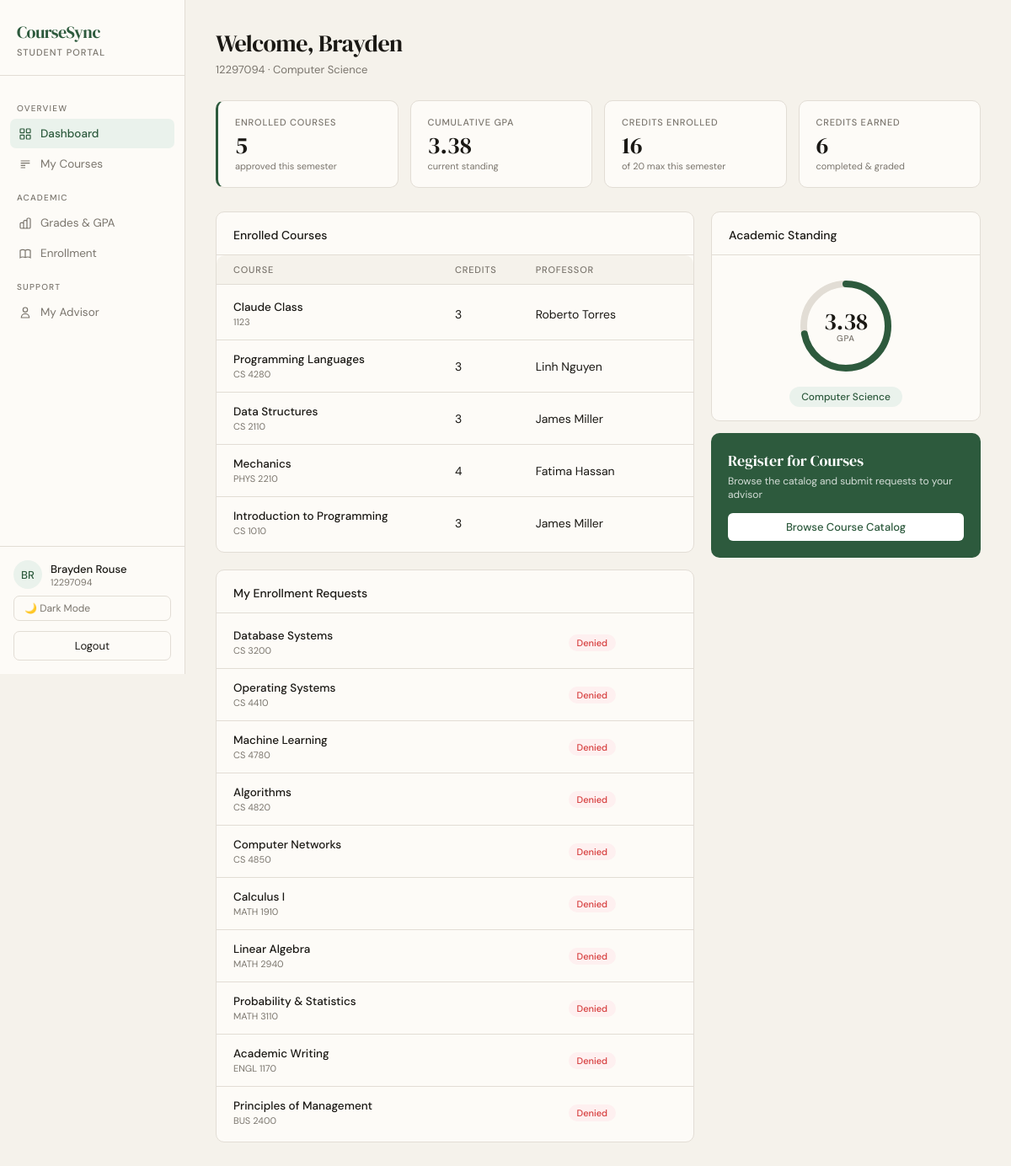
/student/ (signed in), run on the app's committed database.
### accounts/models.py (models this page shows, shortened)
class User(AbstractUser):
    class Roles(models.TextChoices):
        STUDENT = "student", "Student"
        TA = "ta", "Teaching Assistant"
        PROFESSOR = "professor", "Professor"
        ADVISOR = "advisor", "Advisor"
        REGISTRAR = "registrar", "Registrar"
        SYSADMIN = "sysadmin", "System Admin"
    role = models.CharField(max_length=20, choices=Roles.choices)
    university_id = models.CharField(max_length=20, unique=True, null=True, blank=True)

### academics/models.py (models this page shows, shortened)
class StudentProfile(models.Model):
    user = models.OneToOneField(User, on_delete=models.CASCADE, related_name="student_profile")
    major = models.CharField(max_length=100)
    gpa = models.DecimalField(max_digits=3, decimal_places=2, default=0.00)
    advisor = models.ForeignKey(
        User,
        on_delete=models.SET_NULL,
        null=True,
        blank=True,
        related_name="advisees",
        limit_choices_to={"role": "advisor"},
    )

class Enrollment(models.Model):
    class Status(models.TextChoices):
        PENDING = "pending", "Pending"
        APPROVED = "approved", "Approved"
        DENIED = "denied", "Denied"
        DROP_PENDING = "drop_pending", "Drop Pending"
    student = models.ForeignKey(
        User,
        on_delete=models.CASCADE,
        related_name="enrollments",
        limit_choices_to={"role": "student"},
    )
    course = models.ForeignKey(Course, on_delete=models.CASCADE, related_name="enrollments")
    status = models.CharField(max_length=20, choices=Status.choices, default=Status.PENDING)
    proposed_at = models.DateTimeField(auto_now_add=True)
    reviewed_by = models.ForeignKey(
        User,
        on_delete=models.SET_NULL,
        null=True,
        blank=True,
        related_name="reviewed_enrollments",
    )
    class Meta:
        unique_together = ("student", "course")

class Course(models.Model):
    code = models.CharField(max_length=20, unique=True)
    title = models.CharField(max_length=200)
    description = models.TextField(blank=True)
    credits = models.PositiveIntegerField(default=3)
    capacity = models.PositiveIntegerField(default=30)
    professor = models.ForeignKey(
        User,
        on_delete=models.SET_NULL,
        null=True,
        blank=True,
        related_name="courses_taught",
        limit_choices_to={"role": "professor"},
    )

### academics/views.py (the view)
# urls.py: path("student/", student_dashboard, name="student_dashboard"),
@login_required
@role_required("student", "ta")
def student_dashboard(request):
    if request.user.role == "ta":
        return redirect("ta_dashboard")
    approved = (
        Enrollment.objects.filter(student=request.user, status="approved")
        .select_related("course")
        .prefetch_related("course__assignments")
    )
    pending = (
        Enrollment.objects.filter(student=request.user, status="pending")
        .select_related("course")
    )
    denied = (
        Enrollment.objects.filter(student=request.user, status="denied")
        .select_related("course")
    )
    enrolled_course_ids = set(
        Enrollment.objects.filter(student=request.user)
        .exclude(status="denied")
        .values_list("course_id", flat=True)
    )
    available_courses = Course.objects.exclude(id__in=enrolled_course_ids).select_related("professor")
    credits_enrolled, credits_earned = _credit_counts(request.user)
    return render(request, "student.html", {
        "enrollments": approved,
        "pending_enrollments": pending,
        "denied_enrollments": denied,
        "available_courses": available_courses,
        "profile": getattr(request.user, "student_profile", None),
        "credits_enrolled": credits_enrolled,
        "credits_earned": credits_earned,
    })

### academics/views.py (called while the page is built)
def _credit_counts(student):
    approved = Enrollment.objects.filter(student=student, status="approved").select_related("course")
    credits_enrolled = sum(e.course.credits for e in approved)
    graded_ids = set(Grade.objects.filter(enrollment__in=approved, published=True).values_list("enrollment_id", flat=True))
    credits_earned = (
        sum(e.course.credits for e in approved if e.id in graded_ids)
        + sum(t.credits for t in TranscriptEntry.objects.filter(student=student))
    )
    return credits_enrolled, credits_earned

### templates/student.html (shortened to what this page needs)
{% load static %}
<!DOCTYPE html>
<html lang="en" data-theme="{{ request.session.theme|default:'light' }}">
<head>
  <link rel="stylesheet" href="{% static 'css/student.css' %}">
</head>
<body>
<div class="shell">
  <aside class="sidebar">
    <div class="brand">
      <div class="brand-mark">CourseSync</div>
      <div class="brand-role">Student Portal</div>
    </div>
    <nav class="nav">
      <div class="nav-section">Overview</div>
      <a class="nav-item active" href="{% url 'student_dashboard' %}">
        <svg class="nav-icon" fill="none" stroke="currentColor" stroke-width="1.8" viewBox="0 0 24 24"><rect x="3" y="3" width="7" height="7" rx="1"/><rect x="14" y="3" width="7" height="7" rx="1"/><rect x="3" y="14" width="7" height="7" rx="1"/><rect x="14" y="14" width="7" height="7" rx="1"/></svg>
        Dashboard
      </a>
      <a class="nav-item" href="{% url 'my_courses' %}">
        <svg class="nav-icon" fill="none" stroke="currentColor" stroke-width="1.8" viewBox="0 0 24 24"><path d="M4 6h16M4 10h16M4 14h8M4 18h8"/></svg>
        My Courses
      </a>
      <div class="nav-section">Academic</div>
      <a class="nav-item" href="{% url 'student_grades' %}">
        <svg class="nav-icon" fill="none" stroke="currentColor" stroke-width="1.8" viewBox="0 0 24 24"><path d="M9 19v-6a2 2 0 00-2-2H5a2 2 0 00-2 2v6a2 2 0 002 2h2a2 2 0 002-2zm0 0V9a2 2 0 012-2h2a2 2 0 012 2v10m-6 0a2 2 0 002 2h2a2 2 0 002-2m0 0V5a2 2 0 012-2h2a2 2 0 012 2v14a2 2 0 01-2 2h-2a2 2 0 01-2-2z"/></svg>
        Grades & GPA
      </a>
      <a class="nav-item" href="{% url 'enrollment_history' %}">
        Enrollment
      </a>
      <div class="nav-section">Support</div>
      <a class="nav-item" href="{% url 'my_advisor' %}">
        <svg class="nav-icon" fill="none" stroke="currentColor" stroke-width="1.8" viewBox="0 0 24 24"><path d="M16 7a4 4 0 11-8 0 4 4 0 018 0zM12 14a7 7 0 00-7 7h14a7 7 0 00-7-7z"/></svg>
        My Advisor
      </a>
    </nav>
    <div class="sidebar-footer">
      <div class="user-card">
        <div class="avatar">{{ request.user.first_name|default:request.user.username|slice:":1"|upper }}{{ request.user.last_name|slice:":1"|upper }}</div>
        <div>
          <div class="user-name">{{ request.user.get_full_name|default:request.user.username }}</div>
          <div class="user-id">{{ request.user.university_id|default:request.user.username }}</div>
        </div>
      </div>
      <form method="post" action="{% url 'set_theme' %}">
        {% if request.session.theme == "dark" %}
          <input type="hidden" name="theme" value="light">
          <button type="submit" class="theme-btn">☀ Light Mode</button>
        {% else %}
          <button type="submit" class="theme-btn">🌙 Dark Mode</button>
        {% endif %}
      </form>
      <form method="post" action="{% url 'logout' %}">
        <button type="submit" class="logout-btn">Logout</button>
      </form>
    </div>
  </aside>
  <main class="main">
    <div class="page-header">
      <div class="page-title">Welcome, {{ request.user.first_name|default:request.user.username }}</div>
      <div class="page-sub">{{ request.user.university_id|default:"" }}{% if profile %} · {{ profile.major }}{% endif %}</div>
    </div>
    <div class="stats">
      <div class="stat accent">
        <div class="stat-label">Enrolled Courses</div>
        <div class="stat-value">{{ enrollments|length }}</div>
        <div class="stat-sub">approved this semester</div>
      </div>
      <div class="stat">
        <div class="stat-label">Cumulative GPA</div>
        <div class="stat-value">{% if profile %}{{ profile.gpa }}{% else %}—{% endif %}</div>
        <div class="stat-sub">current standing</div>
      </div>
      <div class="stat">
        <div class="stat-label">Credits Enrolled</div>
        <div class="stat-value">{{ credits_enrolled }}</div>
        <div class="stat-sub">of 20 max this semester</div>
      </div>
      <div class="stat">
        <div class="stat-label">Credits Earned</div>
        <div class="stat-value">{{ credits_earned }}</div>
        <div class="stat-sub">completed &amp; graded</div>
      </div>
    </div>
    <div class="content-grid">
      <div>
        <div class="card" style="margin-bottom: 20px;">
          <div class="card-header">
            <span class="card-title">Enrolled Courses</span>
          </div>
          {% if enrollments %}
          <div class="col-header" style="grid-template-columns: 3fr 1fr 2fr">
            <span class="col-label">Course</span>
            <span class="col-label">Credits</span>
            <span class="col-label">Professor</span>
          </div>
          <div class="card-body">
            {% for enrollment in enrollments %}
            <div class="course-row" style="grid-template-columns: 3fr 1fr 2fr">
              <div>
                <div class="course-name">{{ enrollment.course.title }}</div>
                <div class="course-code">{{ enrollment.course.code }}</div>
              </div>
              <div>{{ enrollment.course.credits }}</div>
              <div>{{ enrollment.course.professor.get_full_name|default:"TBA" }}</div>
            </div>
            {% endfor %}
          </div>
          {% else %}
          <div style="padding:20px;color:var(--muted);font-size:13px;text-align:center">No approved enrollments yet. Request courses below.</div>
          {% endif %}
        </div>
        {% if pending_enrollments or denied_enrollments %}
        <div class="card" style="margin-bottom: 20px;">
          <div class="card-header">
            <span class="card-title">My Enrollment Requests</span>
          </div>
          <div class="card-body">
            {% for enrollment in denied_enrollments %}
            <div class="course-row" style="grid-template-columns: 3fr 1fr">
              <div>
                <div class="course-name">{{ enrollment.course.title }}</div>
                <div class="course-code">{{ enrollment.course.code }}</div>
              </div>
              <div><span class="status-pill pill-denied">Denied</span></div>
            </div>
            {% endfor %}
          </div>
        </div>
        {% endif %}
      </div>
      <div>
        <div class="card" style="margin-bottom: 14px;">
          <div class="card-header"><span class="card-title">Academic Standing</span></div>
          {% if profile %}
          <div class="gpa-display">
            <div class="gpa-ring">
              <svg width="120" height="120" viewBox="0 0 120 120">
                <circle cx="60" cy="60" r="50" fill="none" stroke="#E2DDD5" stroke-width="8"/>
                <circle cx="60" cy="60" r="50" fill="none" stroke="#2D5A3D" stroke-width="8" stroke-dasharray="226 314" stroke-linecap="round"/>
              </svg>
              <div class="gpa-center">
                <div class="gpa-number">{{ profile.gpa }}</div>
                <div class="gpa-label">GPA</div>
              </div>
            </div>
            <div class="standing-badge">{{ profile.major }}</div>
          </div>
          {% else %}
          <div style="padding:20px;color:var(--muted);font-size:13px;text-align:center">No academic profile found.</div>
          {% endif %}
        </div>
        <div class="enroll-card">
          <div class="enroll-title">Register for Courses</div>
          <div class="enroll-sub">Browse the catalog and submit requests to your advisor</div>
          <a href="{% url 'course_catalog' %}" class="enroll-btn" style="display:block;text-align:center;text-decoration:none">Browse Course Catalog</a>
        </div>
      </div>
    </div>
  </main>
</div>
</body>
</html>

### static/css/coursesync-core.css (style rules this page uses)
html { box-sizing: border-box; }
*, *::before, *::after { box-sizing: inherit; }
a { text-decoration: none; }
button, input, select, textarea { font: inherit; }
img, svg { max-width: 100%; }
.logout-btn { width: 100%; padding: 8px 12px; margin-top: 10px; border: 1px solid var(--border); border-radius: 7px; background: transparent; color: var(--text); font: inherit; cursor: pointer; transition: 0.15s ease; }

### data on the page
User: user.first_name "B", user.last_name "R", user.get_full_name "Brayden Rouse", user.university_id "12297094", user.first_name "Brayden"
StudentProfile: major "Computer Science", gpa "3.38"
Enrollment: course "Claude Class", course.code "1123", course.credits "3", course.professor.get_full_name "Roberto Torres"
Enrollment: course "Programming Languages", course.code "CS 4280", course.credits "3", course.professor.get_full_name "Linh Nguyen"
Enrollment: course "Data Structures", course.code "CS 2110", course.credits "3", course.professor.get_full_name "James Miller"
Enrollment: course "Mechanics", course.code "PHYS 2210", course.credits "4", course.professor.get_full_name "Fatima Hassan"
Enrollment: course "Introduction to Programming", course.code "CS 1010", course.credits "3", course.professor.get_full_name "James Miller"
Enrollment: course "Database Systems", course.code "CS 3200"
Enrollment: course "Operating Systems", course.code "CS 4410"
Enrollment: course "Machine Learning", course.code "CS 4780"
Enrollment: course "Algorithms", course.code "CS 4820"
Enrollment: course "Computer Networks", course.code "CS 4850"
Enrollment: course "Calculus I", course.code "MATH 1910"
Enrollment: course "Linear Algebra", course.code "MATH 2940"
Enrollment: course "Probability & Statistics", course.code "MATH 3110"
Enrollment: course "Academic Writing", course.code "ENGL 1170"
Enrollment: course "Principles of Management", course.code "BUS 2400"

### other printed values
{{ enrollments|length }} "5"
{{ credits_enrolled }} "16"
{{ credits_earned }} "6"
